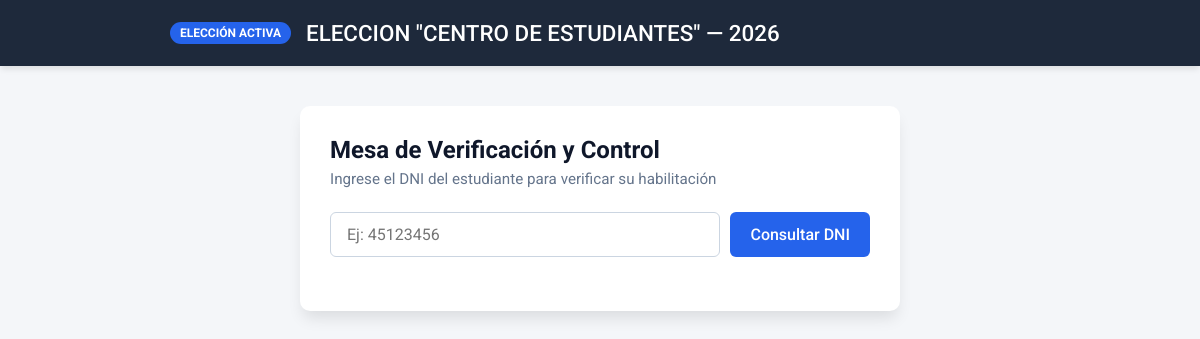
The page / on the database its author committed.
### tables this page shows
CREATE TABLE `instancia_electoral` (
  `id_instancia` int(11) NOT NULL,
  `anio` int(11) NOT NULL,
  `descripcion` varchar(100) NOT NULL,
  `activa` tinyint(1) DEFAULT 0
);

### index.php (the view, shortened to what this page needs)
<?php
$host = "localhost";
$user = "root";
$pass = "";
$db   = "sistema_voto";
$conexion = new mysqli($host, $user, $pass, $db);
$conexion->set_charset("utf8mb4");
$sql_instancia = "SELECT id_instancia, descripcion, anio FROM instancia_electoral WHERE activa = 1 LIMIT 1";
$res_instancia = $conexion->query($sql_instancia);
$instancia_activa = $res_instancia ? $res_instancia->fetch_assoc() : null;
?>
<!DOCTYPE html>
<html lang="es">
<head>
</head>
<body>
    <header class="header-instancia">
        <div class="header-container">
            <span class="badge">Elección Activa</span>
            <h1>
                <?php
                    if ($instancia_activa) {
                        echo htmlspecialchars($instancia_activa['descripcion']) . " — " . htmlspecialchars($instancia_activa['anio']);
                    } else {
                        echo "Sin Instancia Electoral Activa";
                    }
                ?>
            </h1>
        </div>
    </header>
    <main class="main-container">
        <section class="card">
            <h2>Mesa de Verificación y Control</h2>
            <p class="subtitle">Ingrese el DNI del estudiante para verificar su habilitación</p>
            <form action="index.php" method="POST" class="search-form">
                <div class="input-group">
                    <input type="text" name="dni_busqueda" placeholder="Ej: 45123456" required autocomplete="off" autofocus>
                    <button type="submit" class="btn-primary">Consultar DNI</button>
                </div>
            </form>
        </section>
    </main>
</body>
</html>

### index.php (style rules this page uses)
* { box-sizing: border-box; margin: 0; padding: 0; font-family: 'Roboto', sans-serif; }
body { background-color: #f4f6f9; color: #333333; min-height: 100vh; display: flex; flex-direction: column; }
.header-instancia { background-color: #1e293b; color: #ffffff; padding: 20px 0; box-shadow: 0 4px 6px -1px rgba(0, 0, 0, 0.1); }
.header-container { max-width: 900px; margin: 0 auto; padding: 0 20px; display: flex; align-items: center; gap: 15px; }
.header-container h1 { font-size: 1.4rem; font-weight: 500; }
.badge { background-color: #2563eb; color: #ffffff; font-size: 0.75rem; font-weight: 700; text-transform: uppercase; padding: 4px 10px; border-radius: 12px; }
.main-container { flex: 1; display: flex; justify-content: center; align-items: flex-start; padding: 40px 20px; }
.card { background: #ffffff; border-radius: 10px; width: 100%; max-width: 600px; padding: 30px; box-shadow: 0 10px 15px -3px rgba(0, 0, 0, 0.1); }
.card h2 { font-size: 1.5rem; font-weight: 700; color: #0f172a; margin-bottom: 6px; }
.subtitle { color: #64748b; font-size: 0.95rem; margin-bottom: 24px; }
.search-form { margin-bottom: 24px; }
.input-group { display: flex; gap: 10px; }
.input-group input { flex: 1; padding: 12px 16px; border: 1px solid #cbd5e1; border-radius: 6px; font-size: 1rem; outline: none; transition: border-color 0.2s; }
button { cursor: pointer; border: none; border-radius: 6px; font-weight: 500; font-size: 1rem; transition: background-color 0.2s; }
.btn-primary { background-color: #2563eb; color: #ffffff; padding: 12px 20px; }

### rows shown on the page
instancia_electoral: descripcion "ELECCION \"CENTRO DE ESTUDIANTES\"", anio "2026"
